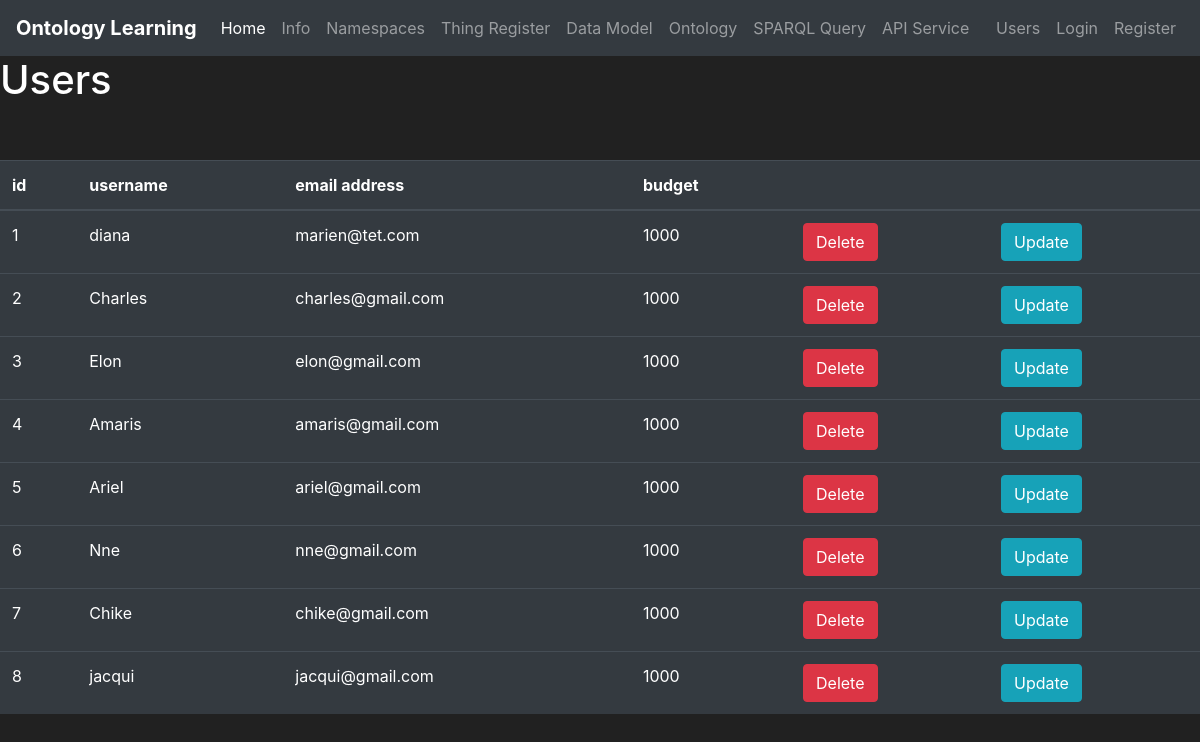
/users, run on an earlier commit of the app's database.
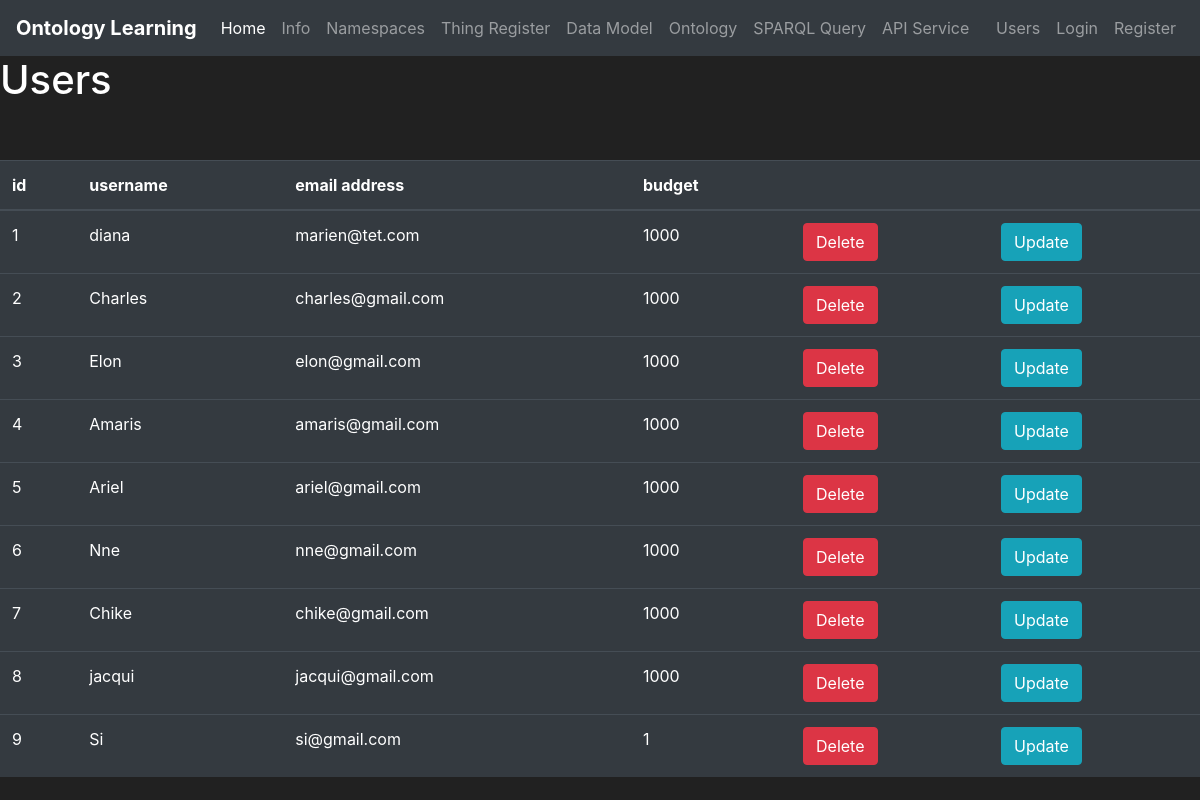
And on a later commit of the database.
### ontoML/models.py (models this page shows, shortened)
class User(db.Model, UserMixin):
    id = db.Column(db.Integer(), primary_key=True)
    username = db.Column(db.String(length=30), nullable=False, unique=True)
    email_address = db.Column(db.String(length=50), nullable=False, unique=True)
    password_hash = db.Column(db.String(length=60), nullable=False)
    budget = db.Column(db.Integer(), nullable=False, default=1)
    items = db.relationship('Item', backref='owned_user', lazy=True)
    @property
    def password(self):
        return self.password

### ontoML/auth.py (the view)
@app.route("/users")
def users_page():
    try:
        users = User.query.all()
        return render_template('users.html', users=users)
    except:
        flash('No user database table found!', category='danger')
        return redirect(url_for('userRegister_page'))

### ontoML/templates/users.html (shortened to what this page needs)
{% extends 'base.html'%}
{% block content %}
<div class="content">
    <h1>Users</h1>
    <br>
    <br>
    <table class="table table-hover table-dark">
           <thead>
               <tr>
                   <th scope="col">id</th>
                   <th scope="col">username</th>
                   <th scope="col">email address</th>
                   <th scope="col">budget</th>
                   <th scope="col"></th>
                   <th scope="col"></th>
               </tr>
           </thead>
           <tbody>
                   {% for user in users %}
                       <tr>
                           <td>{{ user.id }}</td>
                           <td>{{ user.username }}</td>
                           <td>{{ user.email_address }}</td>
                           <td>{{ user.budget }}</td>
                           <td>
                               <button class="btn btn-outline btn-danger">Delete</button>
                           </td>
                           <td>
                               <button class="btn btn-outline btn-info">Update</button>
                           </td>
                       </tr>
                   {% endfor %}
           </tbody>
    </table>
</div>
{% endblock %}

### ontoML/templates/base.html (shortened to what this page needs)
<!doctype html>
<html lang="en">
   <head>
      <link rel="stylesheet" href="https://cdn.jsdelivr.net/npm/bootstrap@4.5.3/dist/css/bootstrap.min.css">
   </head>
   <body>
        <nav class="navbar navbar-expand-md navbar-dark bg-dark">
          <a class="navbar-brand" href="{{ url_for('home_page') }}"><Strong>Ontology Learning</Strong></a>
          <div class="collapse navbar-collapse" id="navbarNav">
            <ul class="navbar-nav mr-auto">
                <li class="nav-item active">
                    <a class="nav-link" href="{{ url_for('home_page') }}">Home <span class="sr-only">(current)</span></a>
                </li>
                 <li class="nav-item">
                    <a class="nav-link" href="{{ url_for('info_page') }}">Info</a>
                </li>
                <li class="nav-item">
                    <a class="nav-link" href="{{ url_for('namespaces_page') }}">Namespaces</a>
                </li>
                 <li class="nav-item">
                    <a class="nav-link" href="{{ url_for('entityRegister_page') }}">Thing Register</a>
                </li>
                 <li class="nav-item">
                    <a class="nav-link" href="{{ url_for('datamodel_page') }}">Data Model</a>
                </li>
                <li class="nav-item">
                    <a class="nav-link" href="{{ url_for('ontology_page') }}">Ontology</a>
                </li>
                <li class="nav-item">
                    <a class="nav-link" href="{{ url_for('sparqlquery_page') }}">SPARQL Query</a>
                </li>
                <li class="nav-item">
                    <a class="nav-link" href="{{ url_for('api_page') }}">API Service</a>
                </li>
            </ul>
              {% if current_user.is_authenticated %}
                 <ul class="navbar-nav">
                     <li class="nav-item">
                         <a class="nav-link" style="color: lawngreen; font-weight: bold">
                             <i class="fa-duotone fa-microchip-ai"></i>
                             {{ current_user.prettier_budget }}
                         </a>
                     </li>
                     <li class="nav-item">
                         <a class="nav-link">Welcome, {{ current_user.username }}</a>
                     </li>
                     <li class="nav-item">
                         <a class="nav-link" href="{{ url_for('logout_page') }}">Logout</a>
                     </li>
                 </ul>
              {% else %}
                 <ul class="navbar-nav">
                     <li class="nav-item">
                         <a class="nav-link" href="{{ url_for('users_page')}}">Users</a>
                     </li>
                     <li class="nav-item">
                         <a class="nav-link" href="{{ url_for('login_page')}}">Login</a>
                     </li>
                     <li class="nav-item">
                         <a class="nav-link" href="{{ url_for('userRegister_page') }}">Register</a>
                     </li>
                 </ul>
              {% endif %}
          </div>
        </nav>
        {% block content %}
        {% endblock %}
   </body>
</html>

### ontoML/templates/base.html (style rules this page uses)
body { background-color: #212121; color: white }

What changed in the data, as far as the page shows it:
added User: id "9", username "Si", email_address "si@gmail.com", budget "1"
